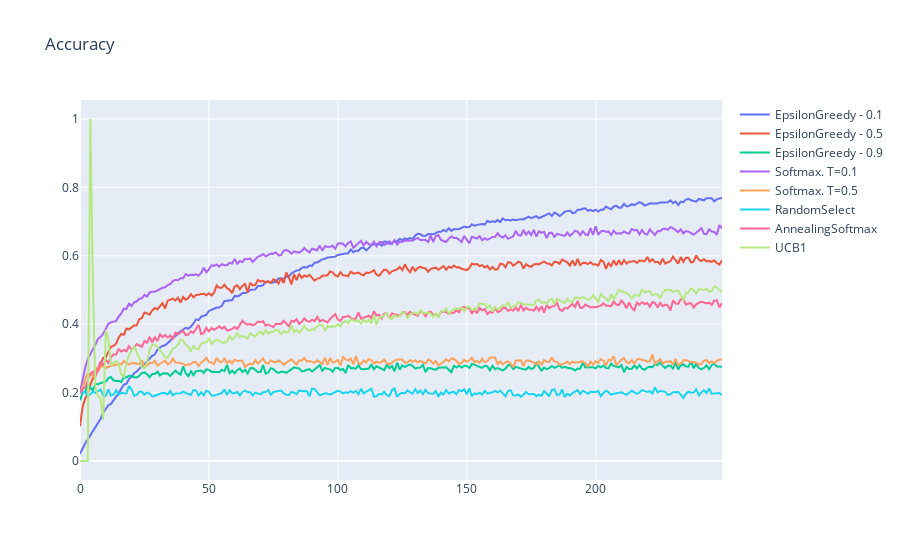

Notebook code cell kept with this figure:
### Code cell
fig = plot(results[:-1], metric = "accuracy", title="Accuracy")
fig.show()

### Figure 1 — Plotly figure (JSON) as saved in the notebook; plotly's stock layout.template omitted (floating-point values rounded to 4 significant figures; data arrays with more than 128 entries replaced by an {"elided": "..."} marker saying what was removed)
{"data": [{"mode": "lines", "name": "EpsilonGreedy - 0.1", "type": "scatter", "x": {"elided": "250 int values"}, "y": {"elided": "250 float values"}}, {"mode": "lines", "name": "EpsilonGreedy - 0.5", "type": "scatter", "x": {"elided": "250 int values"}, "y": {"elided": "250 float values"}}, {"mode": "lines", "name": "EpsilonGreedy - 0.9", "type": "scatter", "x": {"elided": "250 int values"}, "y": {"elided": "250 float values"}}, {"mode": "lines", "name": "Softmax. T=0.1", "type": "scatter", "x": {"elided": "250 int values"}, "y": {"elided": "250 float values"}}, {"mode": "lines", "name": "Softmax. T=0.5", "type": "scatter", "x": {"elided": "250 int values"}, "y": {"elided": "250 float values"}}, {"mode": "lines", "name": "RandomSelect", "type": "scatter", "x": {"elided": "250 int values"}, "y": {"elided": "250 float values"}}, {"mode": "lines", "name": "AnnealingSoftmax", "type": "scatter", "x": {"elided": "250 int values"}, "y": {"elided": "250 float values"}}, {"mode": "lines", "name": "UCB1", "type": "scatter", "x": {"elided": "250 int values"}, "y": {"elided": "250 float values"}}], "layout": {"autosize": true, "title": {"text": "Accuracy"}}}
